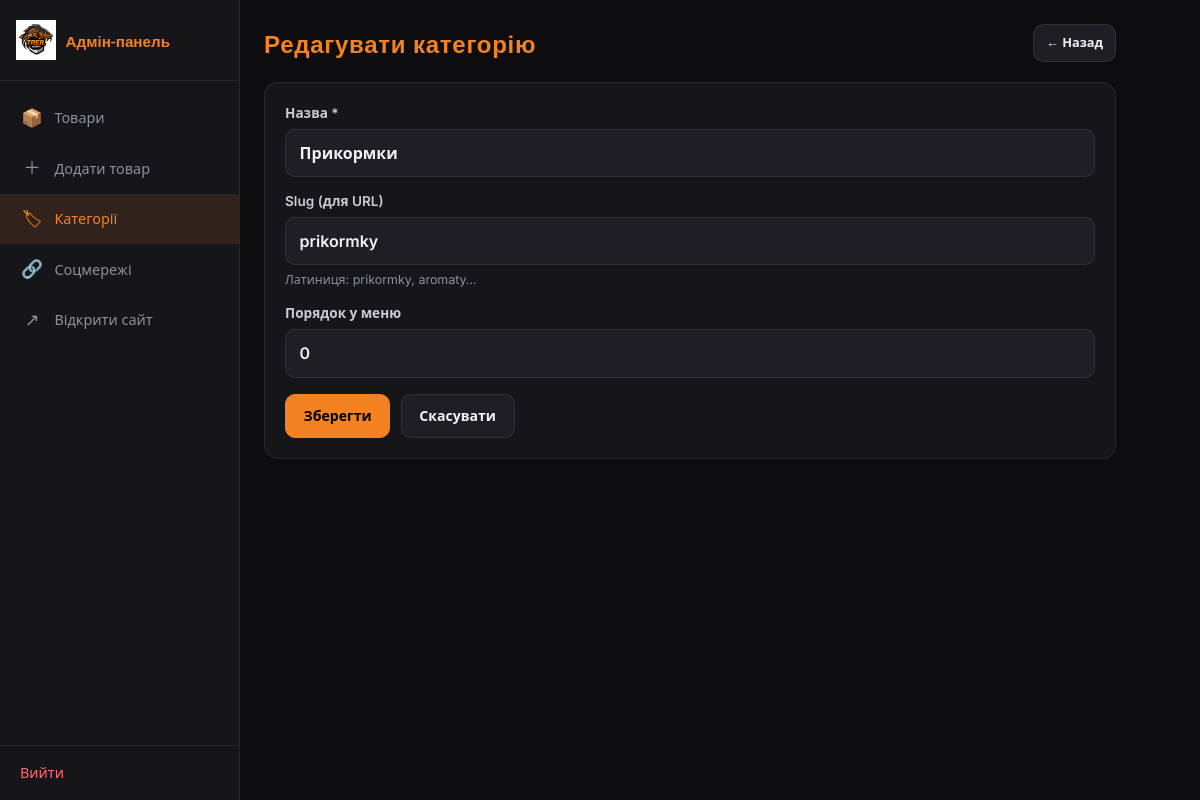
Page /admin/categories/26/edit (signed in) on the committed database.
### tables this page shows
CREATE TABLE categories (
            id INTEGER PRIMARY KEY AUTOINCREMENT,
            name TEXT NOT NULL,
            slug TEXT NOT NULL UNIQUE
        , sort_order INTEGER DEFAULT 0);

### app.py (the view, shortened to what this page needs)
@app.route("/admin/categories/<int:cat_id>/edit", methods=["GET", "POST"])
@login_required
def admin_category_edit(cat_id):
    conn = get_db()
    category = conn.execute(
        "SELECT * FROM categories WHERE id = ?", (cat_id,)
    ).fetchone()
    if not category:
        conn.close()
        abort(404)
    conn.close()
    return render_template("admin/category_form.html", category=category)

### app.py (called while the page is built)
@app.context_processor
def inject_globals():
    return {
        "shop_name": SHOP_NAME,
        "telegram_url": TELEGRAM_URL,
        "telegram_username": TELEGRAM_USERNAME,
        "current_category": None,
        "search_query": None,
        "social_links": get_social_links(),
        "build_order_url": build_order_url,
        "general_telegram_url": telegram_order_link(
            "Привіт! Цікавлюсь прикормками TREIL ZOOM"
        ),
    }

def login_required(f):
    @wraps(f)
    def wrapped(*args, **kwargs):
        if not session.get("admin_logged_in"):
            return redirect(url_for("admin_login"))
        return f(*args, **kwargs)
    return wrapped

def get_social_links(active_only=True):
    conn = get_db()
    query = "SELECT * FROM social_links"
    if active_only:
        query += " WHERE is_active = 1"
    query += " ORDER BY sort_order, id"
    rows = conn.execute(query).fetchall()
    conn.close()
    return rows

### config.py (called while the page is built)
def telegram_order_link(text: str) -> str:
    return f"{TELEGRAM_URL}?text={quote(text)}"

### database.py (called while the page is built)
def get_db():
    conn = sqlite3.connect(DB_PATH)
    conn.row_factory = sqlite3.Row
    return conn

### templates/admin/category_form.html (shortened to what this page needs)
{% extends "admin/base_admin.html" %}
{% block content %}
<div class="page-head">
  <h1>Редагувати категорію</h1>
  <a href="{{ url_for('admin_categories') }}" class="btn btn-sm">← Назад</a>
</div>
<form method="post" class="form-card">
  <label>Назва *
    <input type="text" name="name" value="{{ category.name }}" required>
  </label>
  <label>Slug (для URL)
    <input type="text" name="slug" value="{{ category.slug }}">
    <small class="hint">Латиниця: prikormky, aromaty…</small>
  </label>
  <label>Порядок у меню
    <input type="number" name="sort_order" value="{{ category.sort_order or 0 }}" min="0">
  </label>
  <div class="acts-row">
    <button type="submit" class="btn btn-primary">Зберегти</button>
    <a href="{{ url_for('admin_categories') }}" class="btn">Скасувати</a>
  </div>
</form>
{% endblock %}

### static/css/admin.css (style rules this page uses)
:root { --orange: #f58220; --bg: #0d0d0f; --surface: #16161a; --surface2: #1e1e24; --text: #f0f2f5; --muted: #8b9199; --border: rgba(255,255,255,0.08); --danger: #ff6b6b; --font: "Inter", system-ui, sans-serif; --font-display: "Oswald", sans-serif; --nav-h: 60px; --bottom-h: 64px; }
*, *::before, *::after { box-sizing: border-box; margin: 0; padding: 0; }
body.admin { font-family: var(--font); background: var(--bg); color: var(--text); min-height: 100vh; line-height: 1.5; }
.page-head { display: flex; justify-content: space-between; align-items: flex-start; gap: 1rem; margin-bottom: 1.25rem; flex-wrap: wrap; }
h1 { font-family: var(--font-display); font-size: 1.5rem; color: var(--orange); letter-spacing: 0.03em; }
.btn { display: inline-flex; align-items: center; justify-content: center; padding: 0.65rem 1.1rem; border-radius: 10px; font-family: inherit; font-size: 0.88rem; font-weight: 600; text-decoration: none; border: 1px solid var(--border); background: var(--surface2); color: var(--text); cursor: pointer; transition: all 0.15s; min-height: 44px; }
.btn-primary, .btn-green { background: var(--orange); color: #000; border-color: var(--orange); }
.btn-sm { padding: 0.45rem 0.75rem; font-size: 0.8rem; min-height: 38px; }
.add-card, .form-card { background: var(--surface); border: 1px solid var(--border); border-radius: 14px; padding: 1.25rem; margin-bottom: 1.5rem; }
label { display: block; margin-bottom: 0.85rem; font-size: 0.85rem; font-weight: 600; color: #c8cdd2; }
input, textarea, select { display: block; width: 100%; margin-top: 0.35rem; padding: 0.7rem 0.85rem; border: 1px solid var(--border); border-radius: 10px; font: inherit; font-size: 16px; background: var(--surface2); color: var(--text); }
.hint { display: block; margin-top: 0.35rem; font-size: 0.78rem; font-weight: 400; color: var(--muted); }
.acts-row { display: flex; gap: 0.65rem; flex-wrap: wrap; margin-top: 1rem; }

### rows in the picture
categories: name "Прикормки", slug "prikormky", sort_order "0"
